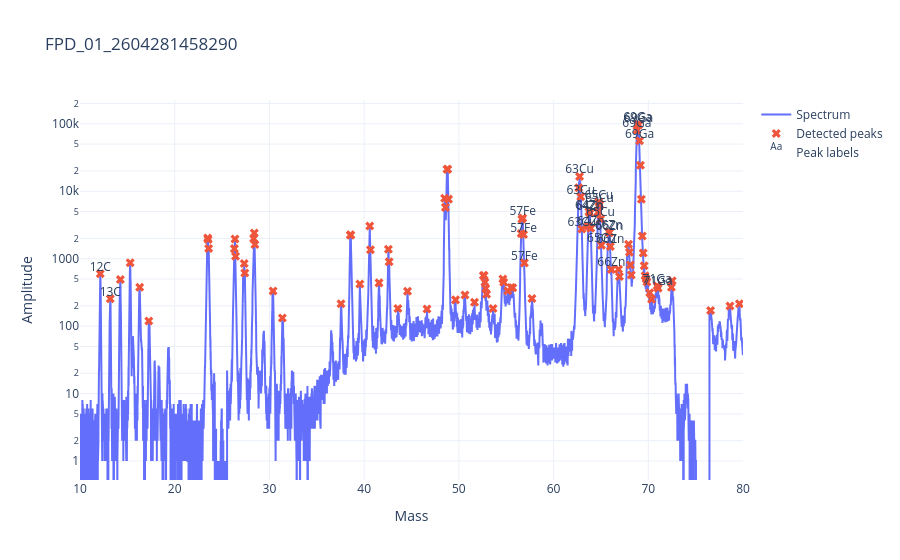

This figure's notebook cell:
### Markdown cell above
## Interactive peak labels

### Code cell
fig, assignments = spec.plot_with_peaks_interactive(
    isotope_table=isotopes,
    tolerance=0.2,
    prominence=100,
    distance=5,
    log_y=True,
    xlim=(10, 80),
)

fig
